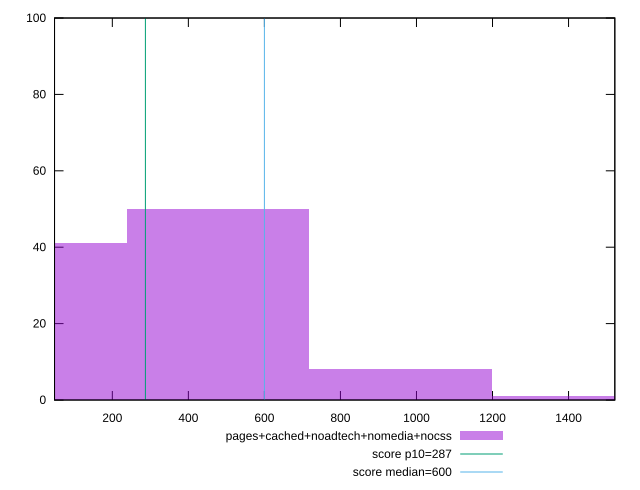

Reproduce this figure in gnuplot.
reset

$pagesCachedNoadtechNomediaNocss <<EOF
478.96461711831023 50
0 41
957.9292342366205 8
1436.8938513549306 1
EOF

set key outside below
set boxwidth 478.96461711831023
set xrange [48:1521.7005]
set yrange [0:100]
set trange [0:100]
set style fill transparent solid 0.5 noborder

set parametric
set terminal svg size 640, 490 enhanced background rgb 'white'
set output "report_00015_2021-02-09T16-11-33.973Z/total-blocking-time/comparison/histogram/4_vs_5.svg"

plot $pagesCachedNoadtechNomediaNocss title "pages+cached+noadtech+nomedia+nocss" with boxes, \
     287,t title "score p10=287", \
     600,t title "score median=600"

reset
